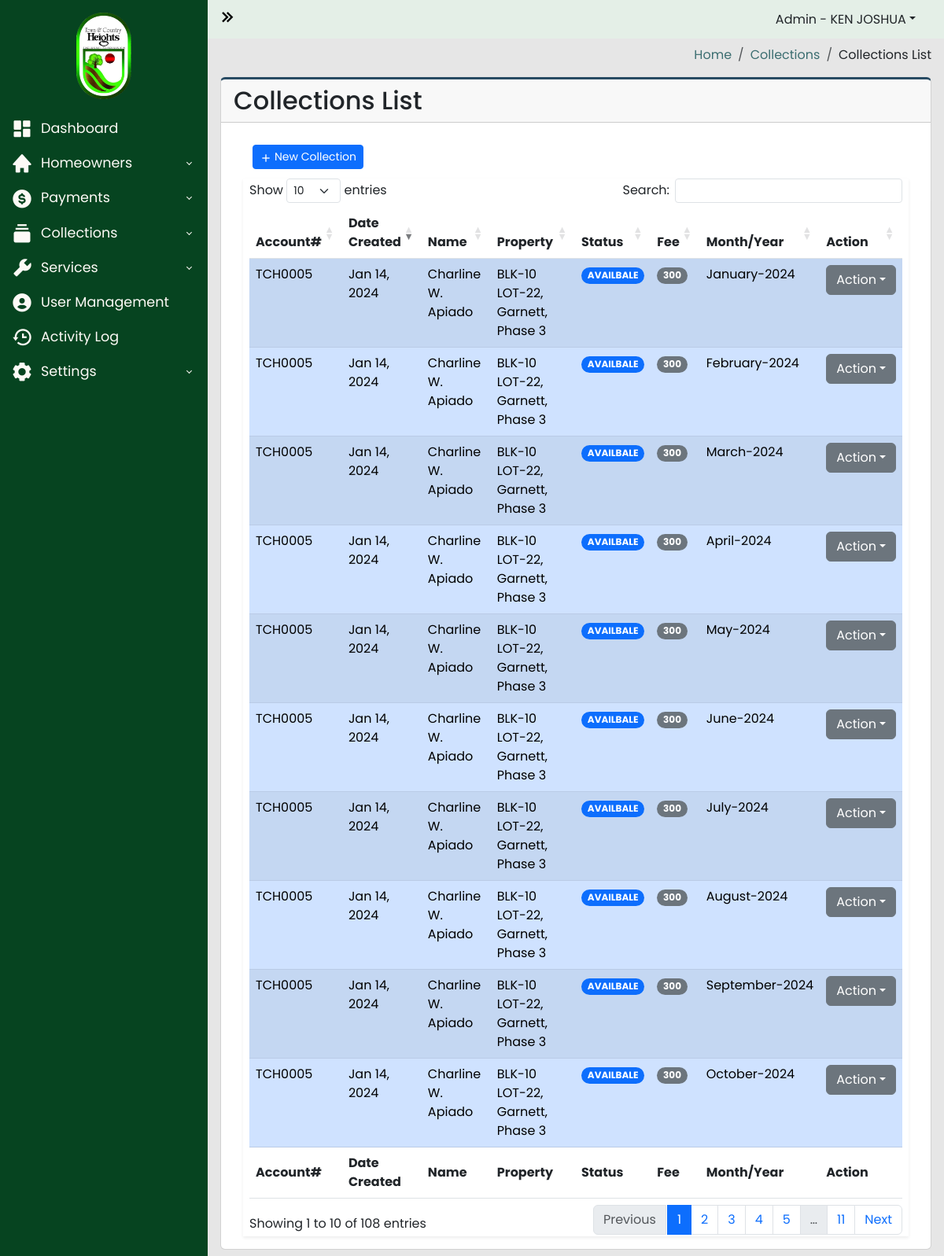
The page /admin-panel/collection_record.php (signed in) on the database as committed earlier.
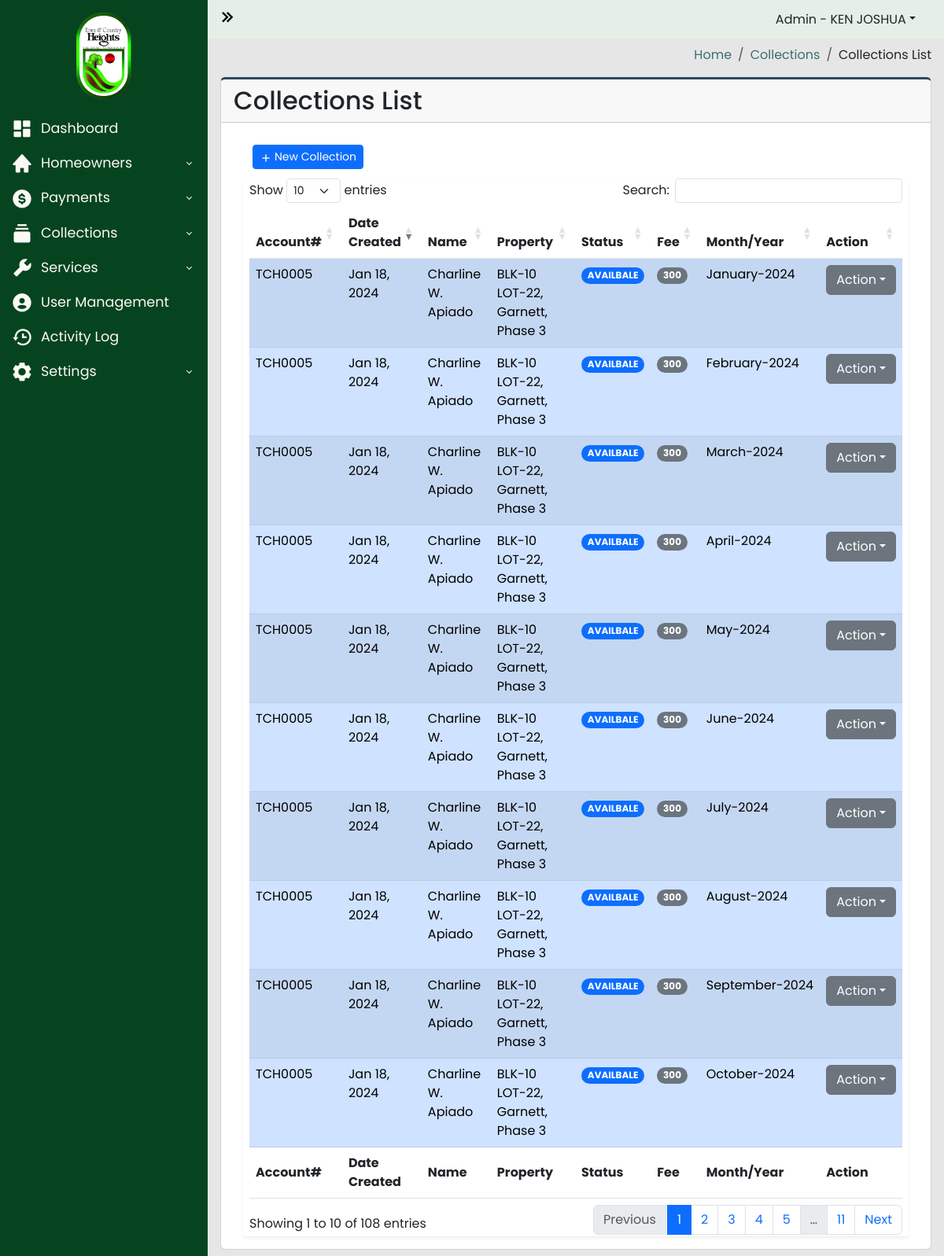
The same page on the database as committed later.
### tables this page shows
CREATE TABLE `collection_list` (
  `id` int(255) NOT NULL,
  `property_id` int(200) NOT NULL,
  `collection_fee_id` int(250) NOT NULL,
  `date_created` datetime NOT NULL,
  `balance` varchar(200) NOT NULL,
  `date_paid` datetime NOT NULL,
  `status` varchar(200) NOT NULL,
  `month` varchar(200) NOT NULL,
  `month_int` varchar(100) NOT NULL,
  `year` varchar(200) NOT NULL
);

CREATE TABLE `homeowners_users` (
  `id` int(100) NOT NULL,
  `account_number` varchar(100) NOT NULL,
  `username` varchar(100) NOT NULL,
  `password` varchar(100) NOT NULL,
  `firstname` varchar(100) NOT NULL,
  `lastname` varchar(100) NOT NULL,
  `middle_initial` varchar(100) NOT NULL,
  `email` varchar(100) NOT NULL,
  `phone_number` varchar(100) NOT NULL,
  `blk` varchar(100) NOT NULL,
  `lot` varchar(100) NOT NULL,
  `street` varchar(100) NOT NULL,
  `phase` varchar(100) NOT NULL,
  `status` varchar(100) NOT NULL,
  `tenant_name` varchar(100) NOT NULL
);

CREATE TABLE `property_list` (
  `id` int(100) NOT NULL,
  `homeowners_id` int(100) NOT NULL,
  `blk` varchar(100) NOT NULL,
  `lot` varchar(100) NOT NULL,
  `phase` varchar(100) NOT NULL,
  `street` varchar(100) NOT NULL,
  `tenant` int(100) DEFAULT NULL
);

### admin-panel/collection_record.php (the view, shortened to what the changed rows need)
<?php
require_once("../includes/header.php");
?>
<?php
$server = new Server;
$server->adminAuthentication();
?>
<body>
  <div class="wrapper">
    <div class="main">
      <main class="content px-3 py-2">
        <div class="card card-border">
          <div class="card-header">
            <h2>Collections List</h2>
          </div>
          <div class="card-body">
            <div class="container-fluid">
              <section class="main-content">
                <div class="row">
                  <div class="col-xs-12">
                    <div class="box">
                      <div class="body-box shadow-sm">
                        <div class="table-responsive mx-2">
                          <table id="collectionRecord" class="table table-striped" style="width:100%">
                            <thead>
                              <tr>
                                <th width="5%">Account#</th>
                                <th width="5%">Date Created</th>
                                <th width="15%">Name</th>
                                <th width="15%">Property</th>
                                <th width="10%">Status</th>
                                <th width="5%">Fee</th>
                                <th width="5%">Month/Year</th>
                                <th scope="col" width="5%">Action</th>
                              </tr>
                            </thead>
                            <tbody>
                              <?php
                              $query = "SELECT
                                  collection_list.id,
                                  collection_list.property_id,
                                  collection_list.collection_fee_id,
                                  collection_list.date_created,
                                  collection_list.balance,
                                  collection_list.status,
                                  collection_list.month,
                                  collection_list.year,
                                  property_list.id,
                                  property_list.homeowners_id,
                                  property_list.blk,
                                  property_list.lot,
                                  property_list.phase,
                                  property_list.street,
                                  property_list.tenant,
                                  homeowners_users.id,
                                  homeowners_users.account_number,
                                  homeowners_users.firstname,
                                  homeowners_users.lastname,
                                  homeowners_users.middle_initial
                                FROM collection_list
                                INNER JOIN property_list ON collection_list.property_id = property_list.id
                                INNER JOIN homeowners_users ON property_list.homeowners_id = homeowners_users.id
                                ";
                              $connection = $server->openConn();
                              $stmt = $connection->prepare($query);
                              $stmt->execute();
                              if ($stmt->rowCount() > 0) {
                                while ($result = $stmt->fetch()) {
                                  $date_created = $result['date_created'];
                                  $status = $result['status'];
                                  $balance = $result['balance'];
                                  $month = $result['month'];
                                  $year = $result['year'];
                                  $blk = $result['blk'];
                                  $lot = $result['lot'];
                                  $phase = $result['phase'];
                                  $street = $result['street'];
                                  $account_number = $result['account_number'];
                                  $firstname = $result['firstname'];
                                  $lastname = $result['lastname'];
                                  $middle_initital = $result['middle_initial'];
                              ?>
                                  <?php
                                  if ($status == "AVAILABLE") {
                                  ?>
                                    <tr class="table-primary">
                                    <?php
                                  } elseif ($status == "DUE") {
                                    ?>
                                    <tr class="table-danger">
                                    <?php
                                  } elseif ($status == "PAID") {
                                    ?>
                                    <tr class="table-success">
                                    <?php
                                  } else {
                                    ?>
                                    <tr class="table-secondary">
                                    <?php
                                  }
                                    ?>
                                    <td><?php echo $account_number; ?></td>
                                    <td><?php echo date("M d, Y", strtotime($date_created)); ?></td>
                                    <td><?php echo $firstname . " " . $middle_initital . " " . $lastname; ?></td>
                                    <td><?php echo "BLK-" . $blk . " LOT-" . $lot . ", " . $street . ", " . $phase; ?></td>
                                    <td>
                                      <?php
                                      if ($status == "AVAILABLE") {
                                      ?>
                                        <span class="badge rounded-pill text-bg-primary">AVAILBALE</span>
                                      <?php
                                      } elseif ($status == "DUE") {
                                      ?>
                                        <span class="badge rounded-pill text-bg-danger">DUE</span>
                                      <?php
                                      } elseif ($status == "PAID") {
                                      ?>
                                        <span class="badge rounded-pill text-bg-success">PAID</span>
                                      <?php
                                      } else {
                                      ?>
                                        <span class="badge rounded-pill text-bg-secondary">NOT AVAILBLE</span>
                                      <?php
                                      }
                                      ?>
                                    </td>
                                    <td><span class="badge rounded-pill text-bg-secondary"><?php echo $balance; ?></span></td>
                                    <td><?php echo $month . "-" . $year; ?></td>
                                    <td>
                                      <div class="dropdown">
                                        <a type="button" class="btn btn-secondary dropdown-toggle" data-bs-toggle="dropdown">Action</a>
                                      </div>
                                    </td>
                                    </tr>
                                <?php
                                }
                              }
                                ?>
                            </tbody>
                            <tfoot>
                              <tr>
                                <th width="5%">Account#</th>
                                <th width="5%">Date Created</th>
                                <th width="15%">Name</th>
                                <th width="15%">Property</th>
                                <th width="10%">Status</th>
                                <th width="5%">Fee</th>
                                <th width="5%">Month/Year</th>
                                <th scope="col" width="5%">Action</th>
                              </tr>
                            </tfoot>
                          </table>
                        </div>
                      </div>
                    </div>
                  </div>
                </div>
              </section>
            </div>
          </div>
        </div>
      </main>
    </div>
  </div>
  <?php
  include("../includes/footer.php");
  ?>

Rows that differ between the two databases and show on the page:
removed collection_list: homeowners_users.account_number "TCH0005", date_created "Jan 14, 2024", homeowners_users.firstname "Charline", homeowners_users.middle_initial "W.", homeowners_users.lastname "Apiado", property_list.blk "10", property_list.lot "22", property_list.street "Garnett", property_list.phase "Phase 3", status "AVAILBALE", balance "300", month "January", year "2024"
removed collection_list: homeowners_users.account_number "TCH0005", date_created "Jan 14, 2024", homeowners_users.firstname "Charline", homeowners_users.middle_initial "W.", homeowners_users.lastname "Apiado", property_list.blk "10", property_list.lot "22", property_list.street "Garnett", property_list.phase "Phase 3", status "AVAILBALE", balance "300", month "February", year "2024"
removed collection_list: homeowners_users.account_number "TCH0005", date_created "Jan 14, 2024", homeowners_users.firstname "Charline", homeowners_users.middle_initial "W.", homeowners_users.lastname "Apiado", property_list.blk "10", property_list.lot "22", property_list.street "Garnett", property_list.phase "Phase 3", status "AVAILBALE", balance "300", month "March", year "2024"
removed collection_list: homeowners_users.account_number "TCH0005", date_created "Jan 14, 2024", homeowners_users.firstname "Charline", homeowners_users.middle_initial "W.", homeowners_users.lastname "Apiado", property_list.blk "10", property_list.lot "22", property_list.street "Garnett", property_list.phase "Phase 3", status "AVAILBALE", balance "300", month "April", year "2024"
removed collection_list: homeowners_users.account_number "TCH0005", date_created "Jan 14, 2024", homeowners_users.firstname "Charline", homeowners_users.middle_initial "W.", homeowners_users.lastname "Apiado", property_list.blk "10", property_list.lot "22", property_list.street "Garnett", property_list.phase "Phase 3", status "AVAILBALE", balance "300", month "May", year "2024"
removed collection_list: homeowners_users.account_number "TCH0005", date_created "Jan 14, 2024", homeowners_users.firstname "Charline", homeowners_users.middle_initial "W.", homeowners_users.lastname "Apiado", property_list.blk "10", property_list.lot "22", property_list.street "Garnett", property_list.phase "Phase 3", status "AVAILBALE", balance "300", month "June", year "2024"
removed collection_list: homeowners_users.account_number "TCH0005", date_created "Jan 14, 2024", homeowners_users.firstname "Charline", homeowners_users.middle_initial "W.", homeowners_users.lastname "Apiado", property_list.blk "10", property_list.lot "22", property_list.street "Garnett", property_list.phase "Phase 3", status "AVAILBALE", balance "300", month "July", year "2024"
removed collection_list: homeowners_users.account_number "TCH0005", date_created "Jan 14, 2024", homeowners_users.firstname "Charline", homeowners_users.middle_initial "W.", homeowners_users.lastname "Apiado", property_list.blk "10", property_list.lot "22", property_list.street "Garnett", property_list.phase "Phase 3", status "AVAILBALE", balance "300", month "August", year "2024"
removed collection_list: homeowners_users.account_number "TCH0005", date_created "Jan 14, 2024", homeowners_users.firstname "Charline", homeowners_users.middle_initial "W.", homeowners_users.lastname "Apiado", property_list.blk "10", property_list.lot "22", property_list.street "Garnett", property_list.phase "Phase 3", status "AVAILBALE", balance "300", month "September", year "2024"
removed collection_list: homeowners_users.account_number "TCH0005", date_created "Jan 14, 2024", homeowners_users.firstname "Charline", homeowners_users.middle_initial "W.", homeowners_users.lastname "Apiado", property_list.blk "10", property_list.lot "22", property_list.street "Garnett", property_list.phase "Phase 3", status "AVAILBALE", balance "300", month "October", year "2024"
added collection_list: homeowners_users.account_number "TCH0005", date_created "Jan 18, 2024", homeowners_users.firstname "Charline", homeowners_users.middle_initial "W.", homeowners_users.lastname "Apiado", property_list.blk "10", property_list.lot "22", property_list.street "Garnett", property_list.phase "Phase 3", status "AVAILBALE", balance "300", month "January", year "2024"
added collection_list: homeowners_users.account_number "TCH0005", date_created "Jan 18, 2024", homeowners_users.firstname "Charline", homeowners_users.middle_initial "W.", homeowners_users.lastname "Apiado", property_list.blk "10", property_list.lot "22", property_list.street "Garnett", property_list.phase "Phase 3", status "AVAILBALE", balance "300", month "February", year "2024"
added collection_list: homeowners_users.account_number "TCH0005", date_created "Jan 18, 2024", homeowners_users.firstname "Charline", homeowners_users.middle_initial "W.", homeowners_users.lastname "Apiado", property_list.blk "10", property_list.lot "22", property_list.street "Garnett", property_list.phase "Phase 3", status "AVAILBALE", balance "300", month "March", year "2024"
added collection_list: homeowners_users.account_number "TCH0005", date_created "Jan 18, 2024", homeowners_users.firstname "Charline", homeowners_users.middle_initial "W.", homeowners_users.lastname "Apiado", property_list.blk "10", property_list.lot "22", property_list.street "Garnett", property_list.phase "Phase 3", status "AVAILBALE", balance "300", month "April", year "2024"
added collection_list: homeowners_users.account_number "TCH0005", date_created "Jan 18, 2024", homeowners_users.firstname "Charline", homeowners_users.middle_initial "W.", homeowners_users.lastname "Apiado", property_list.blk "10", property_list.lot "22", property_list.street "Garnett", property_list.phase "Phase 3", status "AVAILBALE", balance "300", month "May", year "2024"
added collection_list: homeowners_users.account_number "TCH0005", date_created "Jan 18, 2024", homeowners_users.firstname "Charline", homeowners_users.middle_initial "W.", homeowners_users.lastname "Apiado", property_list.blk "10", property_list.lot "22", property_list.street "Garnett", property_list.phase "Phase 3", status "AVAILBALE", balance "300", month "June", year "2024"
added collection_list: homeowners_users.account_number "TCH0005", date_created "Jan 18, 2024", homeowners_users.firstname "Charline", homeowners_users.middle_initial "W.", homeowners_users.lastname "Apiado", property_list.blk "10", property_list.lot "22", property_list.street "Garnett", property_list.phase "Phase 3", status "AVAILBALE", balance "300", month "July", year "2024"
added collection_list: homeowners_users.account_number "TCH0005", date_created "Jan 18, 2024", homeowners_users.firstname "Charline", homeowners_users.middle_initial "W.", homeowners_users.lastname "Apiado", property_list.blk "10", property_list.lot "22", property_list.street "Garnett", property_list.phase "Phase 3", status "AVAILBALE", balance "300", month "August", year "2024"
added collection_list: homeowners_users.account_number "TCH0005", date_created "Jan 18, 2024", homeowners_users.firstname "Charline", homeowners_users.middle_initial "W.", homeowners_users.lastname "Apiado", property_list.blk "10", property_list.lot "22", property_list.street "Garnett", property_list.phase "Phase 3", status "AVAILBALE", balance "300", month "September", year "2024"
added collection_list: homeowners_users.account_number "TCH0005", date_created "Jan 18, 2024", homeowners_users.firstname "Charline", homeowners_users.middle_initial "W.", homeowners_users.lastname "Apiado", property_list.blk "10", property_list.lot "22", property_list.street "Garnett", property_list.phase "Phase 3", status "AVAILBALE", balance "300", month "October", year "2024"
